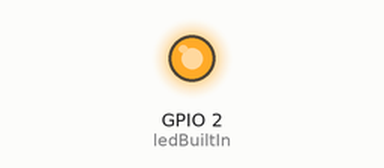
The sketch below on a simulated ESP8266 (Wemos D1 mini). Shown: output pins drawn as LEDs (lit = HIGH). Pins used as bus, display or sensor lines are not drawn; what the sketch prints to the serial monitor is not drawn.

Above: at 0.1 s.
At 1.4 s:
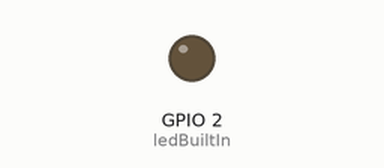
Timing chart, 0 to 2.9 s (numbered marks = the images above):
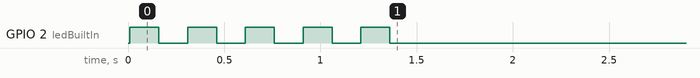

The sketch:

BLIP.ino
```cpp
/*
 * ESP8266 BLIP project
 * Andrea Santopietro 2020
 * // mail: hellosarobotics@gmail.com
 * http://www.sa-robotics.com/it/auto-power-off-circuit/
 *
 * You can use this software as you want. But please don't delete the info above.
 */
#include <ESP8266WiFi.h>

  // This pin in the WeMos D1 Mini is the D2
  int latch_pin = 4;

  /*
   * LED_BUILTIN is replaced by the number 2 to avoid error in Visual Studio Code
   */
  int ledBuiltIn = 2;

  /*
   * Setup method. In this method we set the latch_pin as output and in the poweronTask we set it to HIGH level to maintain the circuit on until all task are done.
   */
  void setup() {
    Serial.begin(115200);
    Serial.println();
    pinMode(ledBuiltIn, OUTPUT); // Set the LED_BUILTIN as output
    pinMode(latch_pin, OUTPUT); // Latch pin
    // Leave the D1 Mini powered on untill all the jobs are done
    poweronTask(latch_pin, ledBuiltIn);

    // HERE YOU CAN DO ANY STUFF YOU WANT
    builtinLedBlinkXTimes(ledBuiltIn, 5);
    delay(2000);

    // Than switch off the D1 Mini
    shutdownTask(latch_pin, ledBuiltIn);
    // After the shutdown the embedded led will power off.
  }

  void loop() {
    // Here you can do nothing
    yield();
  }

  /*
   * Enable latch pin to maintain this device powered on
   */
  void poweronTask(int latch_pin, int ledBuiltIn){
    digitalWrite(latch_pin, HIGH);
    digitalWrite(ledBuiltIn, LOW); // YES! The LOW value POWER ON the embedded led on the ESP8266.
    Serial.println("Keep the power connection on");
    delay(10);
  }

  /*
   * Disable latch pin to shutdown this device
   */
  void shutdownTask(int latch_pin, int ledBuiltIn){
    Serial.println("Auto power off");
    digitalWrite(latch_pin, LOW);
    delay(10);
  }


/*
* Function used to have an hardware feedback
*/
void  builtinLedBlinkXTimes(int  ledBuiltIn, int n){
    n *= 2;
    while(n>0){
        digitalWrite(ledBuiltIn, !digitalRead(ledBuiltIn));
        delay(150);
        n--;
    }
}
```
